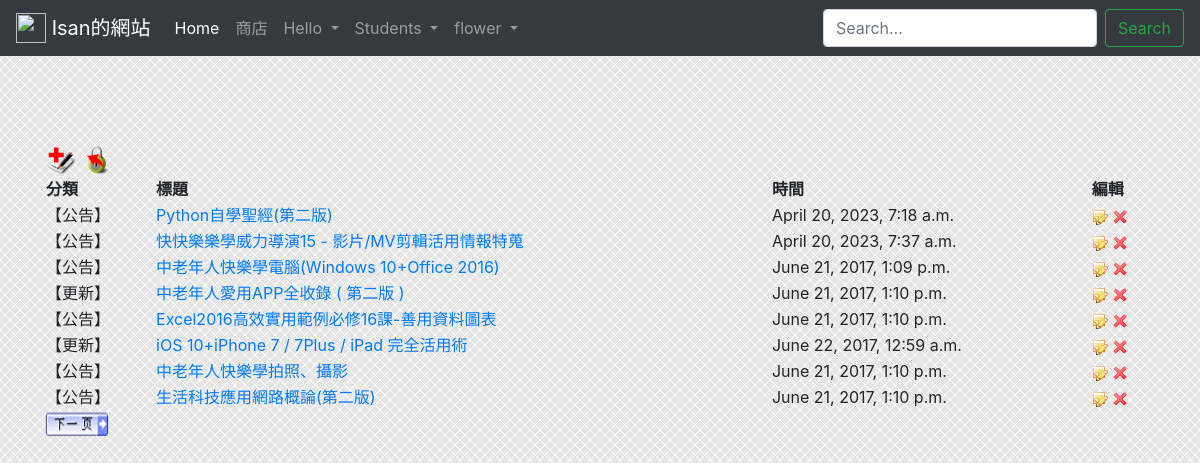
/newsadminmain/, run on the app's committed database.
### news/models.py (models this page shows, shortened)
class NewsUnit(models.Model):
    catego = models.CharField(max_length=10, null=False)
    nickname = models.CharField(max_length=20, null=False)
    title = models.CharField(max_length=50, null=False)
    message = models.TextField(null=False)
    pubtime = models.DateTimeField(auto_now=True)
    enabled = models.BooleanField(default=False)
    press = models.IntegerField(default=0)

### news/views.py (the view)
# urls.py: path('newsadminmain/', nviews.adminmain),
def adminmain(request, pageindex=None):  #管理頁面
	global page1
	pagesize = 8
	newsall = models.NewsUnit.objects.all().order_by('-id')
	datasize = len(newsall)
	totpage = math.ceil(datasize / pagesize)
	if pageindex==None:
		page1 = 1
		newsunits = models.NewsUnit.objects.order_by('-id')[:pagesize]
	elif pageindex=='1':
		start = (page1-2)*pagesize
		if start >= 0:
			newsunits = models.NewsUnit.objects.order_by('-id')[start:(start+pagesize)]
			page1 -= 1
	elif pageindex=='2':
		start = page1*pagesize
		if start < datasize:
			newsunits = models.NewsUnit.objects.order_by('-id')[start:(start+pagesize)]
			page1 += 1
	elif pageindex=='3':
		start = (page1-1)*pagesize
		newsunits = models.NewsUnit.objects.order_by('-id')[start:(start+pagesize)]
	currentpage = page1
	return render(request, "news/adminmain.html", locals())

### templates/news/adminmain.html (shortened to what this page needs)
{% extends "base.html" %}
{% load static %}
{% block content %}
<br>
<br>
<br>
{% block append %}
	<a href="/newsadd/" title="新增新聞">
	<img src="{% static 'images/append.png' %}" alt="新增新聞" width="32" height="32" /></a>
	<a href="/newslogout/">
	<img src="{% static "images/Lockoff.png" %}" alt="登出管理介面" width="32" height="32" /></a>
{% endblock %}
	<div class="contentbox">
		<table width="100%">
		<tr>
		  <th align="left">分類</th>
		  <th align="left">標題</th>
		  <th align="left">時間</th>
		  <th align="left">編輯</th>
		</tr>
		{% for unit in newsunits %}
			<tr class="alt">
			<td><div class="typeblock">【{{ unit.catego }}】</div></td>
			<td><a href="/newsedit/{{unit.id}}/">{{ unit.title }}</a></td>
			<td>{{ unit.pubtime }}</td>
			<td>
				<a href="/newsedit/{{unit.id}}/" title="新聞編輯"> <img src="{% static "images/note_edit.png" %}"  width="16" height="16" /></a>
				<a href="/newsdelete/{{unit.id}}/" title="新聞刪除"><img src="{% static "images/cross.png" %}" width="16" height="16" /></a>
			</td>
			</tr>
		{% empty %}
			<div class="status warning">
				<p><img src="{% static "images/icon_warning.png" %}" alt="Warning" /><span>注意</span> 目前新聞資料庫中沒有任何資料！</p>
			</div>
		{% endfor %}
		</table>
		<div class="topfunction">
		{% if currentpage < totpage %}
			<a href="/newsadminmain/2/" title="下一頁">
			<img src="{% static "images/nextpage.png" %}" alt="下一頁" width="64" height="24" /></a>
		{% endif %}
		 </div>
	</div>
{% endblock %}

### static/css/style.css (style rules this page uses)
html, body { margin: 0; padding: 0; height: 100%; border: none; }
body { margin-left: 0px; margin-top: 0px; margin-right: 0px; margin-bottom: 0px; background-image: url(images/bg.gif); }

### data on the page
NewsUnit: catego "公告", title "Python自學聖經(第二版)", pubtime "April 20, 2023, 7:18 a.m."
NewsUnit: catego "公告", title "快快樂樂學威力導演15 - 影片/MV剪輯活用情報特蒐", pubtime "April 20, 2023, 7:37 a.m."
NewsUnit: catego "公告", title "中老年人快樂學電腦(Windows 10+Office 2016)", pubtime "June 21, 2017, 1:09 p.m."
NewsUnit: catego "更新", title "中老年人愛用APP全收錄 ( 第二版 )", pubtime "June 21, 2017, 1:10 p.m."
NewsUnit: catego "公告", title "Excel2016高效實用範例必修16課-善用資料圖表", pubtime "June 21, 2017, 1:10 p.m."
NewsUnit: catego "更新", title "iOS 10+iPhone 7 / 7Plus / iPad 完全活用術", pubtime "June 22, 2017, 12:59 a.m."
NewsUnit: catego "公告", title "中老年人快樂學拍照、攝影", pubtime "June 21, 2017, 1:10 p.m."
NewsUnit: catego "公告", title "生活科技應用網路概論(第二版)", pubtime "June 21, 2017, 1:10 p.m."
